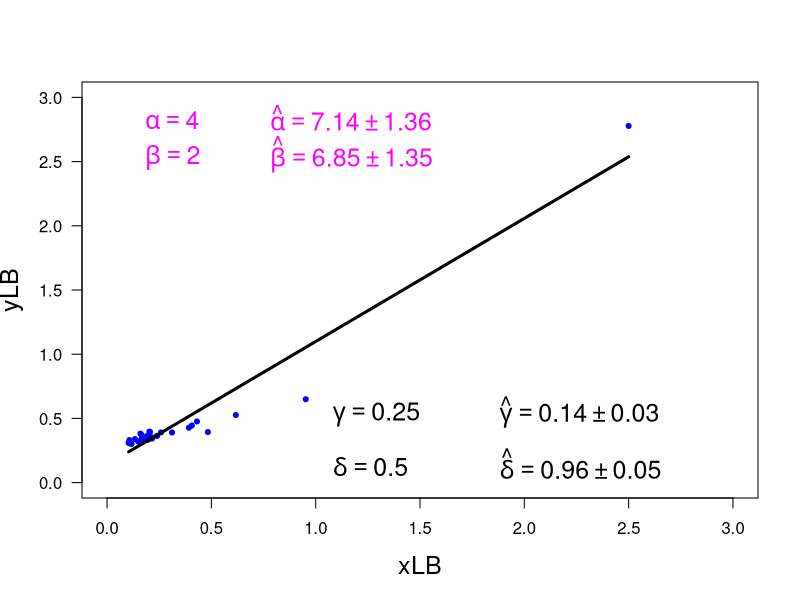

Reproduce this figure in R.
print('file: MM-LB1.R')
# Michaelis-Menten: esimate parameters using Lineweaver-Burk transformation
# data: I
x = c(0.40, 1.05, 1.62, 2.07, 2.32, 2.46, 2.55, 3.21, 3.87, 4.17, 4.64, 4.64, 
      4.86, 4.93, 5.10, 5.13,5.23, 5.78, 5.86, 5.87, 6.04, 6.05, 6.25, 6.70, 
      7.46, 8.51, 8.68, 9.33, 9.44, 9.66)
y = c(0.36, 1.54, 1.90, 2.54, 2.10, 2.25, 2.34, 2.56, 2.56, 2.75, 2.92, 2.84,
      2.54, 2.52, 3.00, 2.86,2.76, 3.13, 3.05, 3.03, 2.70, 2.97, 2.62, 3.13, 
      2.95, 3.31, 3.32, 3.02, 3.21, 3.24)
n = length(x); print(c(n,'n sample size'))
alpha = 4 # true Vmax
beta  = 2 # true half-saturation constant K
# print(c(alpha,beta,'alpha = Vmax, beta = K'))
# ---------------------------------------------------
print('(3) Lineweaver-Burk transformation:')
print('(3a) apply Lineweaver-Burk transformation:')
gamma = 1/alpha; print(c(gamma,'gamma   true y-intercept')) 
delta = beta/alpha; print(c(delta,'delta   true slope'))
xLB = 1/x; yLB = 1/y # Lineweaver-Burk transformation
# ---------------------------------------------------
# (3b) OLS of transformed data: apply lm()
LBs = summary(lm(yLB ~ xLB))
cEst = LBs$coefficients[1]; dEst = LBs$coefficients[2]
ucEst = LBs$coefficients[3]; udEst = LBs$coefficients[4]
print(c('cEst = ',round(cEst,3),'+-',round(ucEst,3)))
print(c('dEst = ',round(dEst,3),'+-',round(udEst,3)))
# resLB = LBs$residuals
# ---------------------------------------------------
# (3d) derive estimates for alpha, beta via Lineweaver-Burk
aEst = 1/cEst; print(c(round(aEst,2),'estimate of alpha via LB'))
bEst = dEst/cEst; print(c(round(bEst,2),'estimate of beta via LB'))
# ---------------------------------------------------
# (3e) propagation of uncertainties
uaEst = ucEst/cEst^2
print(c('Estimate of alpha = ',round(aEst,3),'+-',round(uaEst,3)))
ubEst = sqrt(ucEst^2*dEst^2/cEst^4+udEst^2/cEst^2)
print(c('Estimate of beta = ',round(bEst,3),'+-',round(ubEst,3)))
# ------------------------------------------------------------------
sflag = 12
if (sflag == 12) { 
  xp = c(min(xLB),max(xLB)); yp = dEst*xp+cEst
  # png('MichaelisLinDataFit210228.png',width=16,height=16,units='cm',res=300)
  plot(xLB,yLB,type='p',lwd=3,col='blue',xlab='xLB',ylab='yLB',las=1,cex=0.4,
       xlim=c(0,3),ylim=c(0,3),cex.lab=1.5)
  lines(xp,yp,col='black',lwd=3)
  aEstr = round(aEst,2); uaEstr = round(uaEst,2); 
  bEstr = round(bEst,2); ubEstr = round(ubEst,2); 
  text(0.1,2.8,bquote(~alpha == .(alpha)),col='magenta',pos=4,cex=1.5)
  text(0.1,2.5,bquote(~beta == .(beta)),col='magenta',pos=4,cex=1.5)
  text(0.7,2.81,bquote(~hat(alpha) == .(aEstr) %+-% .(uaEstr)),col='magenta',pos=4,cex=1.5)
  text(0.7,2.51,bquote(~hat(beta) == .(bEstr) %+-% .(ubEstr)),col='magenta',pos=4,cex=1.5)
  cEstr = round(cEst,2); ucEstr = round(ucEst,2); 
  dEstr = round(dEst,2); udEstr = round(udEst,2); 
  text(1.0,0.5,bquote(~gamma == .(gamma)),col='black',pos=4,cex=1.5)
  text(1.0,0.1,bquote(~delta == .(delta)),col='black',pos=4,cex=1.5)
  text(1.8,0.51,bquote(~hat(gamma) == .(cEstr) %+-% .(ucEstr)),col='black',pos=4,cex=1.5)
  text(1.8,0.11,bquote(~hat(delta) == .(dEstr) %+-% .(udEstr)),col='black',pos=4,cex=1.5)
  # dev.off()
}
